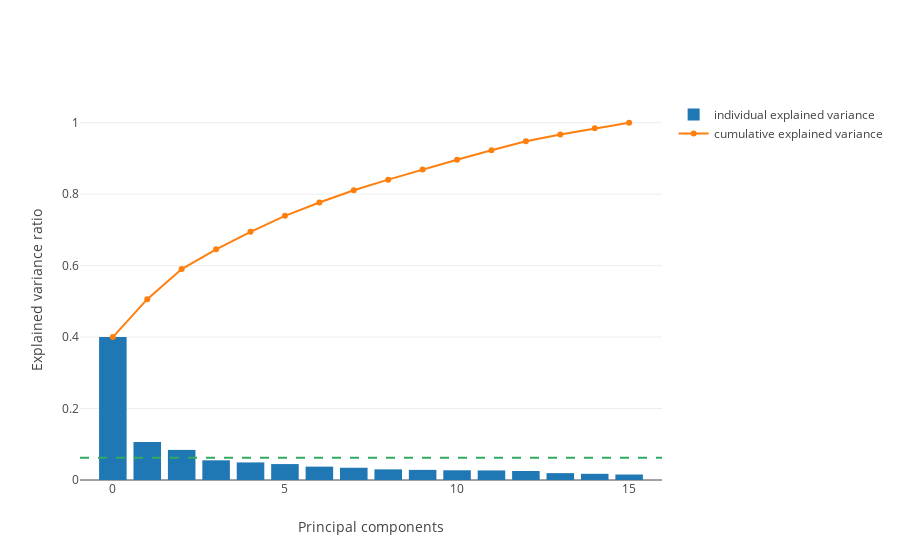

The notebook cell this image was saved under:
### Code cell
plot_explained_variance(pca)

### Figure 1 — Plotly figure (JSON) as saved in the notebook; plotly's stock layout.template omitted (floating-point values rounded to 4 significant figures)
{"data": [{"name": "individual explained variance", "type": "bar", "y": [0.4, 0.1062, 0.08421, 0.05512, 0.04919, 0.0446, 0.03743, 0.03427, 0.02973, 0.02829, 0.02714, 0.02677, 0.02514, 0.01922, 0.01732, 0.01534]}, {"name": "cumulative explained variance", "type": "scatter", "y": [0.4, 0.5062, 0.5904, 0.6456, 0.6948, 0.7394, 0.7768, 0.811, 0.8408, 0.8691, 0.8962, 0.923, 0.9481, 0.9673, 0.9847, 1.0]}], "layout": {"shapes": [{"line": {"color": "rgb(50, 171, 96)", "dash": "dash", "width": 2}, "type": "line", "x0": 0, "x1": 1, "xref": "paper", "y0": 0.0625, "y1": 0.0625}], "xaxis": {"title": "Principal components"}, "yaxis": {"title": "Explained variance ratio"}}}
